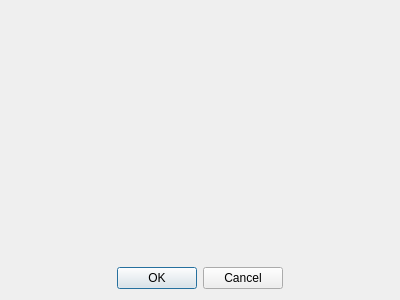
<?xml version="1.0" encoding="UTF-8"?>
<ui version="4.0">
 <class>CreateObjectDialog</class>
 <widget class="QDialog" name="CreateObjectDialog">
  <property name="geometry">
   <rect>
    <x>0</x>
    <y>0</y>
    <width>400</width>
    <height>300</height>
   </rect>
  </property>
  <property name="windowTitle">
   <string>Dialog</string>
  </property>
  <layout class="QVBoxLayout" name="verticalLayout">
   <item>
    <widget class="giskard_sim::ObjectInfoWidget" name="objectInfo" native="true">
     <property name="sizePolicy">
      <sizepolicy hsizetype="MinimumExpanding" vsizetype="MinimumExpanding">
       <horstretch>0</horstretch>
       <verstretch>0</verstretch>
      </sizepolicy>
     </property>
    </widget>
   </item>
   <item>
    <widget class="QDialogButtonBox" name="buttonBox">
     <property name="orientation">
      <enum>Qt::Horizontal</enum>
     </property>
     <property name="standardButtons">
      <set>QDialogButtonBox::Cancel|QDialogButtonBox::Ok</set>
     </property>
     <property name="centerButtons">
      <bool>true</bool>
     </property>
    </widget>
   </item>
  </layout>
 </widget>
 <customwidgets>
  <customwidget>
   <class>giskard_sim::ObjectInfoWidget</class>
   <extends>QWidget</extends>
   <header>giskard_sim/object_info_widget.h</header>
   <container>1</container>
  </customwidget>
 </customwidgets>
 <resources/>
 <connections>
  <connection>
   <sender>buttonBox</sender>
   <signal>accepted()</signal>
   <receiver>CreateObjectDialog</receiver>
   <slot>accept()</slot>
   <hints>
    <hint type="sourcelabel">
     <x>248</x>
     <y>254</y>
    </hint>
    <hint type="destinationlabel">
     <x>157</x>
     <y>274</y>
    </hint>
   </hints>
  </connection>
  <connection>
   <sender>buttonBox</sender>
   <signal>rejected()</signal>
   <receiver>CreateObjectDialog</receiver>
   <slot>reject()</slot>
   <hints>
    <hint type="sourcelabel">
     <x>316</x>
     <y>260</y>
    </hint>
    <hint type="destinationlabel">
     <x>286</x>
     <y>274</y>
    </hint>
   </hints>
  </connection>
 </connections>
</ui>
